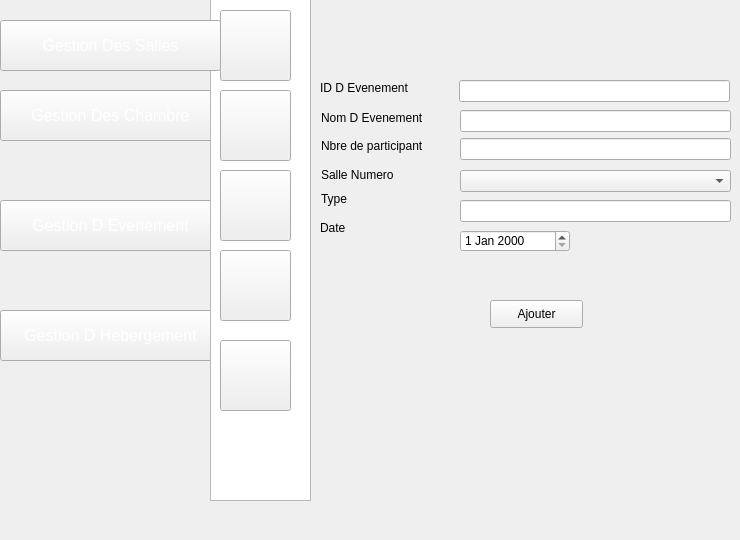
    <widget class="QWidget" name="page_13">
     <widget class="QPushButton" name="pushButton_143">
      <property name="geometry">
       <rect>
        <x>0</x>
        <y>90</y>
        <width>221</width>
        <height>51</height>
       </rect>
      </property>
      <property name="font">
       <font>
        <pointsize>12</pointsize>
       </font>
      </property>
      <property name="styleSheet">
       <string notr="true">color: rgb(255, 255, 255);
</string>
      </property>
      <property name="text">
       <string>Gestion Des Chambre</string>
      </property>
     </widget>
     <widget class="QPushButton" name="pushButton_144">
      <property name="geometry">
       <rect>
        <x>0</x>
        <y>310</y>
        <width>221</width>
        <height>51</height>
       </rect>
      </property>
      <property name="font">
       <font>
        <pointsize>12</pointsize>
       </font>
      </property>
      <property name="styleSheet">
       <string notr="true">color: rgb(255, 255, 255);</string>
      </property>
      <property name="text">
       <string>Gestion D Hebergement</string>
      </property>
     </widget>
     <widget class="QPushButton" name="pushButton_145">
      <property name="geometry">
       <rect>
        <x>0</x>
        <y>200</y>
        <width>221</width>
        <height>51</height>
       </rect>
      </property>
      <property name="font">
       <font>
        <pointsize>12</pointsize>
       </font>
      </property>
      <property name="styleSheet">
       <string notr="true">color: rgb(255, 255, 255);
background-image: url(:/img/selected2.png);</string>
      </property>
      <property name="text">
       <string>Gestion D Evenement</string>
      </property>
     </widget>
     <widget class="QListView" name="listView_14">
      <property name="geometry">
       <rect>
        <x>210</x>
        <y>-30</y>
        <width>101</width>
        <height>531</height>
       </rect>
      </property>
      <property name="styleSheet">
       <string notr="true">

background-image: url(:/img/selected.png);</string>
      </property>
     </widget>
     <widget class="QPushButton" name="pushButton_146">
      <property name="geometry">
       <rect>
        <x>220</x>
        <y>250</y>
        <width>71</width>
        <height>71</height>
       </rect>
      </property>
      <property name="styleSheet">
       <string notr="true">image: url(:/img/icon-afficher2.png);</string>
      </property>
      <property name="text">
       <string/>
      </property>
     </widget>
     <widget class="QPushButton" name="pushButton_147">
      <property name="geometry">
       <rect>
        <x>220</x>
        <y>340</y>
        <width>71</width>
        <height>71</height>
       </rect>
      </property>
      <property name="styleSheet">
       <string notr="true">image: url(:/img/8774.png);
image: url(:/img/8774.png);
image: url(:/img/8774.png);</string>
      </property>
      <property name="text">
       <string/>
      </property>
     </widget>
     <widget class="QPushButton" name="pushButton_148">
      <property name="geometry">
       <rect>
        <x>220</x>
        <y>10</y>
        <width>71</width>
        <height>71</height>
       </rect>
      </property>
      <property name="styleSheet">
       <string notr="true">

image: url(:/img/icon-ajout2.png);</string>
      </property>
      <property name="text">
       <string/>
      </property>
     </widget>
     <widget class="QPushButton" name="pushButton_149">
      <property name="geometry">
       <rect>
        <x>220</x>
        <y>170</y>
        <width>71</width>
        <height>71</height>
       </rect>
      </property>
      <property name="styleSheet">
       <string notr="true">image: url(:/img/icon-supp2 (1).png);</string>
      </property>
      <property name="text">
       <string/>
      </property>
     </widget>
     <widget class="QPushButton" name="pushButton_150">
      <property name="geometry">
       <rect>
        <x>220</x>
        <y>90</y>
        <width>71</width>
        <height>71</height>
       </rect>
      </property>
      <property name="styleSheet">
       <string notr="true">image: url(:/img/icon-modif2 (1).png);</string>
      </property>
      <property name="text">
       <string/>
      </property>
     </widget>
     <widget class="QLabel" name="label_41">
      <property name="geometry">
       <rect>
        <x>321</x>
        <y>138</y>
        <width>111</width>
        <height>16</height>
       </rect>
      </property>
      <property name="styleSheet">
       <string notr="true">background-image: url(:/img/backback.png);
</string>
      </property>
      <property name="text">
       <string>Nbre de participant</string>
      </property>
     </widget>
     <widget class="QLineEdit" name="NBRE_PARTI">
      <property name="geometry">
       <rect>
        <x>460</x>
        <y>138</y>
        <width>271</width>
        <height>22</height>
       </rect>
      </property>
      <property name="styleSheet">
       <string notr="true">background-image: url(:/img/backback.png);
</string>
      </property>
     </widget>
     <widget class="QLabel" name="label_42">
      <property name="geometry">
       <rect>
        <x>321</x>
        <y>110</y>
        <width>121</width>
        <height>16</height>
       </rect>
      </property>
      <property name="styleSheet">
       <string notr="true">background-image: url(:/img/backback.png);
</string>
      </property>
      <property name="text">
       <string>Nom D Evenement</string>
      </property>
     </widget>
     <widget class="QLabel" name="label_43">
      <property name="geometry">
       <rect>
        <x>321</x>
        <y>167</y>
        <width>111</width>
        <height>16</height>
       </rect>
      </property>
      <property name="styleSheet">
       <string notr="true">background-image: url(:/img/backback.png);

</string>
      </property>
      <property name="text">
       <string>Salle Numero</string>
      </property>
     </widget>
     <widget class="QLineEdit" name="NOM_EVENET">
      <property name="geometry">
       <rect>
        <x>460</x>
        <y>110</y>
        <width>271</width>
        <height>22</height>
       </rect>
      </property>
      <property name="styleSheet">
       <string notr="true">background-image: url(:/img/backback.png);
</string>
      </property>
     </widget>
     <widget class="QLabel" name="label_44">
      <property name="geometry">
       <rect>
        <x>320</x>
        <y>80</y>
        <width>121</width>
        <height>16</height>
       </rect>
      </property>
      <property name="styleSheet">
       <string notr="true">background-image: url(:/img/backback.png);
</string>
      </property>
      <property name="text">
       <string>ID D Evenement</string>
      </property>
     </widget>
     <widget class="QLineEdit" name="id">
      <property name="geometry">
       <rect>
        <x>459</x>
        <y>80</y>
        <width>271</width>
        <height>22</height>
       </rect>
      </property>
      <property name="styleSheet">
       <string notr="true">background-image: url(:/img/backback.png);
</string>
      </property>
      <property name="text">
       <string/>
      </property>
     </widget>
     <widget class="QPushButton" name="pb_ajouter_5">
      <property name="geometry">
       <rect>
        <x>490</x>
        <y>300</y>
        <width>93</width>
        <height>28</height>
       </rect>
      </property>
      <property name="styleSheet">
       <string notr="true">;
background-image: url(:/img/back.png);</string>
      </property>
      <property name="text">
       <string>Ajouter</string>
      </property>
     </widget>
     <widget class="QLineEdit" name="TYPE_3">
      <property name="geometry">
       <rect>
        <x>460</x>
        <y>200</y>
        <width>271</width>
        <height>22</height>
       </rect>
      </property>
      <property name="styleSheet">
       <string notr="true">background-image: url(:/img/backback.png);
</string>
      </property>
     </widget>
     <widget class="QLabel" name="label_50">
      <property name="geometry">
       <rect>
        <x>321</x>
        <y>191</y>
        <width>101</width>
        <height>16</height>
       </rect>
      </property>
      <property name="styleSheet">
       <string notr="true">background-image: url(:/img/backback.png);

</string>
      </property>
      <property name="text">
       <string>Type</string>
      </property>
     </widget>
     <widget class="QLabel" name="label_51">
      <property name="geometry">
       <rect>
        <x>320</x>
        <y>220</y>
        <width>32</width>
        <height>16</height>
       </rect>
      </property>
      <property name="styleSheet">
       <string notr="true">background-image: url(:/img/backback.png);

</string>
      </property>
      <property name="text">
       <string>Date</string>
      </property>
     </widget>
     <widget class="QDateEdit" name="DATE_EVENT">
      <property name="geometry">
       <rect>
        <x>460</x>
        <y>230</y>
        <width>110</width>
        <height>22</height>
       </rect>
      </property>
     </widget>
     <widget class="QPushButton" name="pushButton_447">
      <property name="geometry">
       <rect>
        <x>0</x>
        <y>20</y>
        <width>221</width>
        <height>51</height>
       </rect>
      </property>
      <property name="font">
       <font>
        <pointsize>12</pointsize>
       </font>
      </property>
      <property name="styleSheet">
       <string notr="true">color: rgb(255, 255, 255);
</string>
      </property>
      <property name="text">
       <string>Gestion Des Salles</string>
      </property>
     </widget>
     <widget class="QComboBox" name="comboBox_16">
      <property name="geometry">
       <rect>
        <x>460</x>
        <y>170</y>
        <width>271</width>
        <height>22</height>
       </rect>
      </property>
     </widget>
    </widget>
